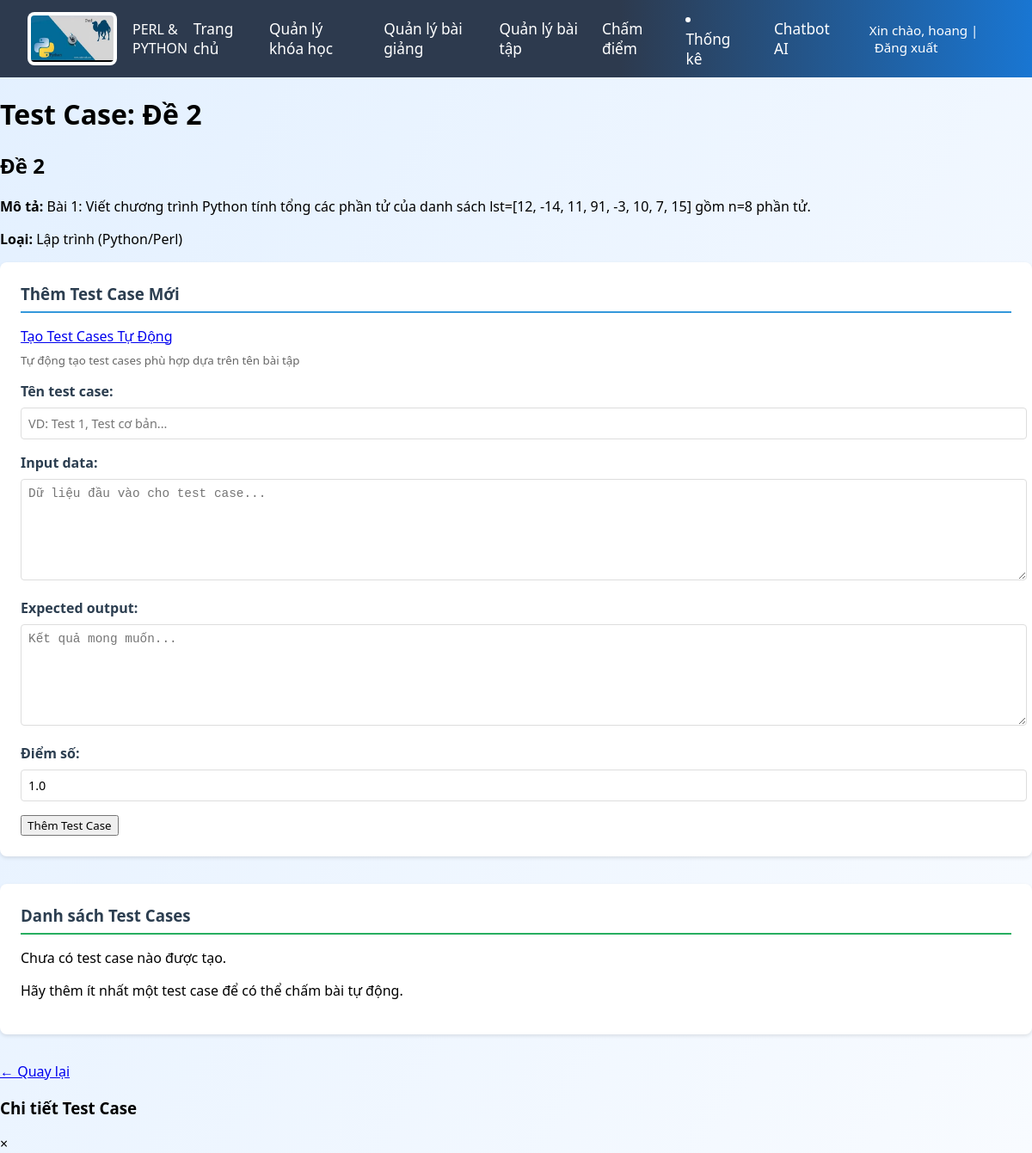
Before: /quan-ly-test-case/11/ (signed in) with the older database file.
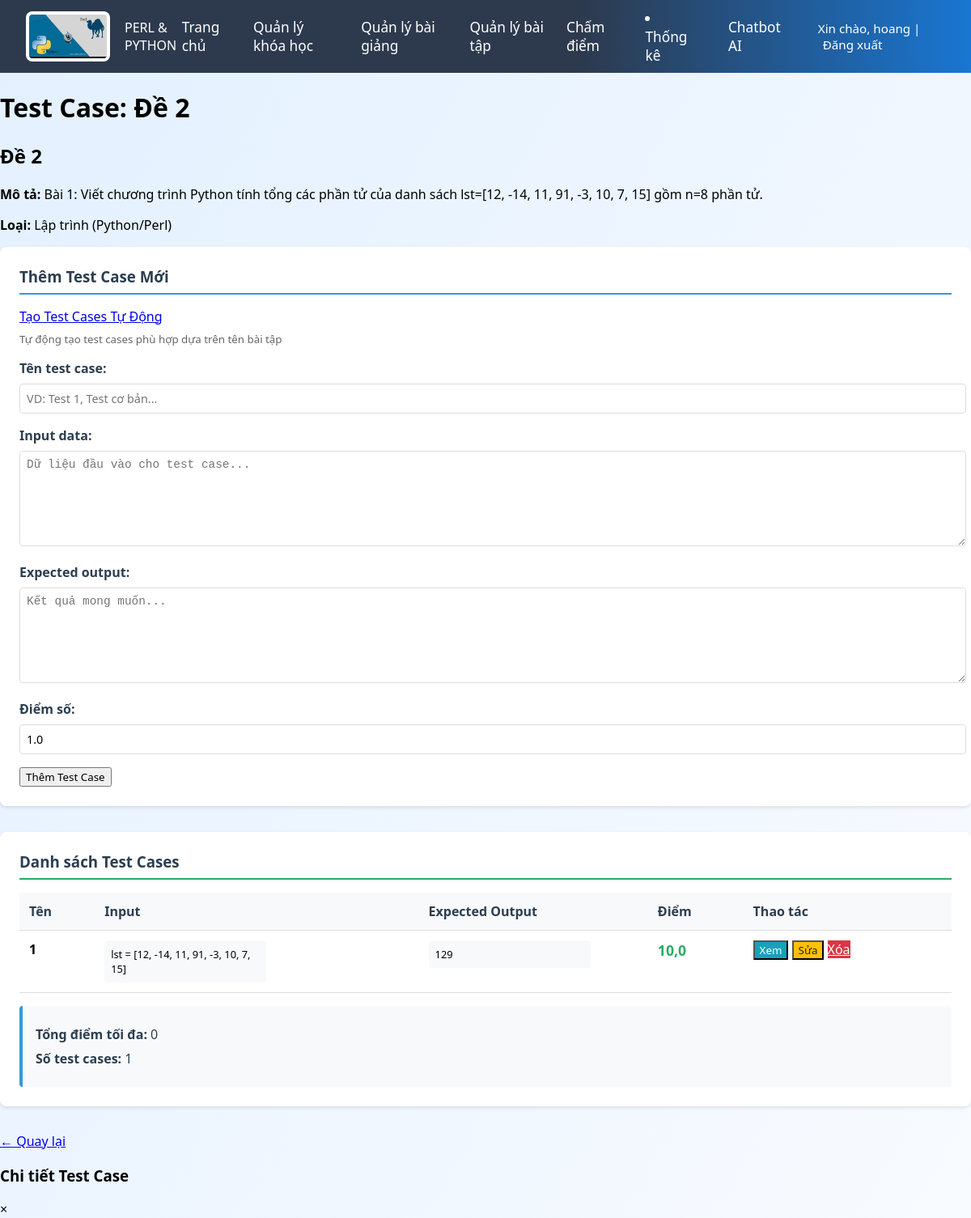
After: the same page with the newer database file.
### teacherapp/models.py (models this page shows, shortened)
class TestCase(models.Model):
    bai_tap = models.ForeignKey(BaiTap, on_delete=models.CASCADE, related_name='test_cases')
    ten_test = models.CharField(max_length=100)
    input_data = models.TextField()  # Input cho test case
    expected_output = models.TextField()  # Output mong đợi
    diem_so = models.FloatField(default=1.0)  # Điểm cho test case này

### teacherapp/views.py (the view, shortened to what this page needs)
# urls.py: path('quan-ly-test-case/<int:bai_tap_id>/', views.quan_ly_test_case, name='quan_ly_test_case'),
@login_required
def quan_ly_test_case(request, bai_tap_id):
    try:
        account = Account.objects.get(username=request.user.username)
        if not account.is_teacher:
            return redirect('student_home')
    except Account.DoesNotExist:
        return redirect('signin')
    bai_tap = get_object_or_404(BaiTap, id=bai_tap_id, nguoi_tao=request.user)
    if bai_tap.loai_baitap != 'code':
        messages.error(request, 'Chỉ có thể tạo test case cho bài lập trình!')
        return redirect('cham_diem')
    test_cases = TestCase.objects.filter(bai_tap=bai_tap)
    context = {
        'bai_tap': bai_tap,
        'test_cases': test_cases,
        'title': f'Test Case: {bai_tap.tieu_de}'
    }
    return render(request, 'teacher_page/quan_ly_test_case.html', context)

### templates/teacher_page/quan_ly_test_case.html (shortened to what the changed rows need)
{% extends 'teacher_page/gv_base.html' %}
{% load static %}
{% block extra_css %}
<link rel="stylesheet" href="{% static 'css/teacher/test_case.css' %}">
{% endblock %}
{% block content %}
<div class="container">
    <h1>{{ title }}</h1>
    <div class="assignment-info">
        <h2>{{ bai_tap.tieu_de }}</h2>
    </div>
    <div class="test-case-list">
        {% if test_cases %}
        <div class="table-responsive">
            <table class="test-case-table">
                <thead>
                    <tr>
                        <th>Tên</th>
                        <th>Input</th>
                        <th>Expected Output</th>
                        <th>Điểm</th>
                        <th>Thao tác</th>
                    </tr>
                </thead>
                <tbody>
                    {% for test_case in test_cases %}
                    <tr>
                        <td><strong>{{ test_case.ten_test }}</strong></td>
                        <td>
                            <div class="code-preview">
                                <pre>{{ test_case.input_data|truncatechars:100 }}</pre>
                            </div>
                        </td>
                        <td>
                            <div class="code-preview">
                                <pre>{{ test_case.expected_output|truncatechars:100 }}</pre>
                            </div>
                        </td>
                        <td><span class="score">{{ test_case.diem_so }}</span></td>
                        <td>
                            <div class="action-buttons">
                                <button class="btn btn-sm btn-info" onclick="xemChiTiet({{ test_case.id }})">Xem</button>
                                <button class="btn btn-sm btn-warning" onclick="suaTestCase({{ test_case.id }})">Sửa</button>
                                <a href="{% url 'xoa_test_case' test_case.id %}" class="btn btn-sm btn-danger" onclick="return confirm('Bạn có chắc muốn xóa test case này?')">Xóa</a>
                            </div>
                        </td>
                    </tr>
                    {% endfor %}
                </tbody>
            </table>
        </div>
        <div class="test-summary">
            <p><strong>Tổng điểm tối đa:</strong>
                {% with total_score=0 %}
                    {{ total_score }}
                {% endwith %}
            </p>
            <p><strong>Số test cases:</strong> {{ test_cases|length }}</p>
        </div>
        {% else %}
        <div class="empty-state">
            <p>Chưa có test case nào được tạo.</p>
            <p>Hãy thêm ít nhất một test case để có thể chấm bài tự động.</p>
        </div>
        {% endif %}
    </div>
</div>
{% endblock %}

Changed rows visible on the page:
added TestCase: ten_test "1", input_data "lst = [12, -14, 11, 91, -3, 10, 7, 15]", expected_output "129", diem_so "10,0"
Other visible differences:
{{ total_score }}: (not shown) → "0"
{{ test_cases|length }}: (not shown) → "1"
text no longer shown: "Chưa có test case nào được tạo. Hãy thêm ít nhất một test case để có thể chấm bài tự động."
text now shown: "Tên Input Expected Output Điểm Thao tác Tổng điểm tối đa: Số test cases:"
